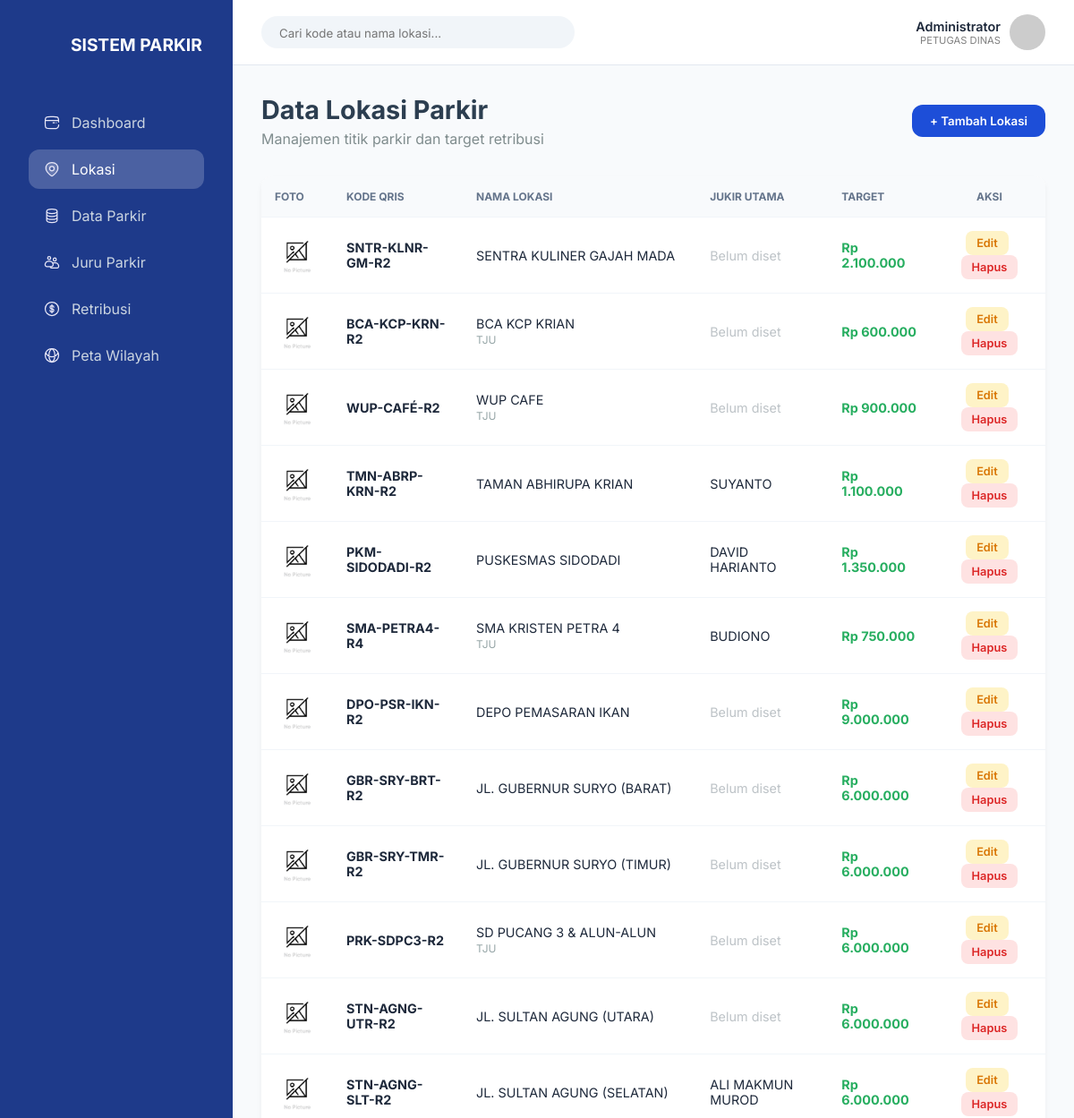
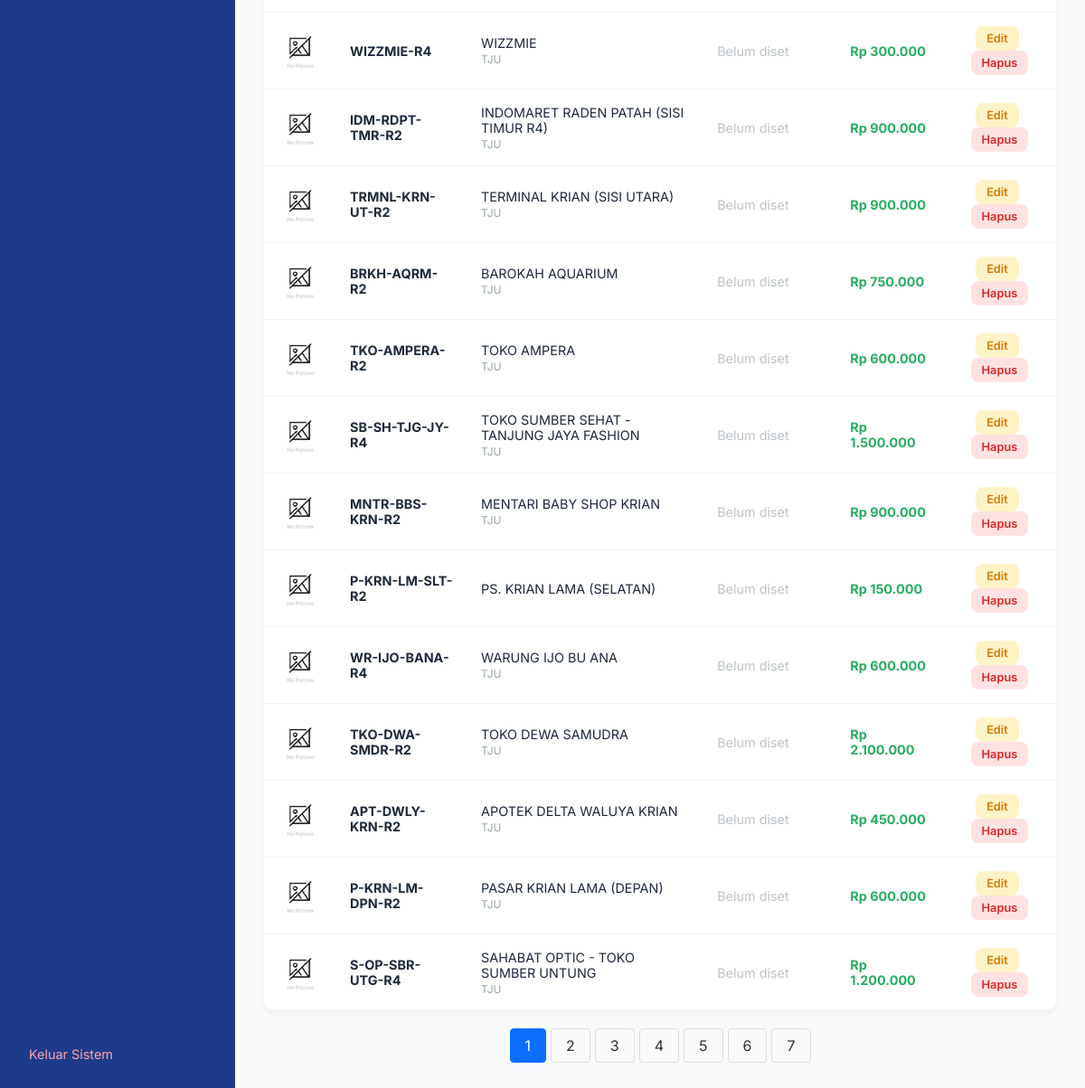
/lokasi.php, run on the app's committed database (2 pictures, top to bottom).
### tables this page shows
CREATE TABLE `lokasi` (
  `id` int(11) NOT NULL,
  `kode_qris` varchar(50) DEFAULT NULL,
  `nama_lokasi` varchar(255) DEFAULT NULL,
  `titik_parkir` enum('TJU','TPK') DEFAULT NULL COMMENT 'TJU: Tepi Jalan Umum, TPK: Tempat Khusus Parkir',
  `nominal_retribusi` decimal(10,2) DEFAULT NULL,
  `target_bulanan` decimal(15,2) DEFAULT NULL,
  `terbilang_target` text DEFAULT NULL,
  `foto` varchar(255) DEFAULT NULL,
  `latitude` decimal(10,8) DEFAULT NULL,
  `longitude` decimal(11,8) DEFAULT NULL,
  `created_at` timestamp NOT NULL DEFAULT current_timestamp()
);

CREATE TABLE `jukir_utama` (
  `id` int(11) NOT NULL,
  `no_spmt` varchar(50) DEFAULT NULL,
  `nik` varchar(20) DEFAULT NULL,
  `nama_lengkap` varchar(150) DEFAULT NULL,
  `ttl` varchar(100) DEFAULT NULL,
  `alamat` text DEFAULT NULL,
  `no_telp` varchar(20) DEFAULT NULL,
  `id_lokasi` int(11) DEFAULT NULL
);

### lokasi.php (the view, shortened to what this page needs)
<?php
include 'config/auth.php';
$limit = 25;
$page = isset($_GET['page']) ? (int) $_GET['page'] : 1;
$offset = ($page - 1) * $limit;
$total_result = mysqli_query($conn, "SELECT COUNT(*) AS total FROM lokasi");
$total_row = mysqli_fetch_assoc($total_result)['total'];
$total_pages = ceil($total_row / $limit);
$sql = "SELECT
            lokasi.*,
            jukir_utama.nama_lengkap AS nama_jukir
        FROM lokasi
        LEFT JOIN jukir_utama ON lokasi.id = jukir_utama.id_lokasi
        ORDER BY lokasi.id DESC
        LIMIT $offset, $limit";
$result = mysqli_query($conn, $sql);
?>
<!DOCTYPE html>
<html lang="id">
<?php include 'components/header.php'; ?>
<body>
    <?php include 'components/sidebar.php'; ?>
    <div class="main-content" style="flex: 1;">
        <?php include 'components/navbar.php'; ?>
        <div class="container" style="padding: 2rem;">
            <div style="display: flex; justify-content: space-between; align-items: center; margin-bottom: 2rem;">
                <div>
                    <h1 style="font-size: 1.8rem; color: #2c3e50; margin: 0;">Data Lokasi Parkir</h1>
                    <p style="color: #7f8c8d; margin-top: 5px;">Manajemen titik parkir dan target retribusi</p>
                </div>
                <button class="btn-primary" onclick="openTambahModal()">+ Tambah Lokasi</button>
            </div>
            <div class="table-container"
                style="background: #fff; border-radius: 12px; box-shadow: 0 4px 6px rgba(0,0,0,0.05); overflow: hidden;">
                <table style="width: 100%; border-collapse: collapse;">
                    <thead style="background: #f8f9fa;">
                        <tr>
                            <th style="padding: 15px; text-align: left;">Foto</th>
                            <th style="padding: 15px; text-align: left;">Kode QRIS</th>
                            <th style="padding: 15px; text-align: left;">Nama Lokasi</th>
                            <th style="padding: 15px; text-align: left;">Jukir Utama</th>
                            <th style="padding: 15px; text-align: left;">Target</th>
                            <th style="padding: 15px; text-align: center;">Aksi</th>
                        </tr>
                    </thead>
                    <tbody>
                        <?php if (mysqli_num_rows($result) > 0): ?>
                            <?php while ($row = mysqli_fetch_assoc($result)): ?>
                                <tr style="border-top: 1px solid #eee;">
                                    <td style="padding: 15px;">
                                        <?php
                                        $foto = !empty($row['foto']) ? 'assets/img/lokasi/' . $row['foto'] : 'assets/img/no-image.jpg';
                                        ?>
                                        <img src="<?= $foto ?>"
                                            style="width: 50px; height: 50px; object-fit: cover; border-radius: 8px;">
                                    </td>
                                    <td style="padding: 15px; font-weight: bold;"><?= $row['kode_qris'] ?></td>
                                    <td style="padding: 15px;">
                                        <?= $row['nama_lokasi'] ?><br>
                                        <small style="color: #95a5a6;"><?= $row['titik_parkir'] ?></small>
                                    </td>
                                    <td style="padding: 15px;">
                                        <?= $row['nama_jukir'] ?? '<span style="color:#bdc3c7">Belum diset</span>' ?>
                                    </td>
                                    <td style="padding: 15px; color: #27ae60; font-weight: bold;">
                                        Rp <?= number_format($row['target_bulanan'], 0, ',', '.') ?>
                                    </td>
                                    <td style="padding: 15px; text-align: center;">
                                        <button class="btn-action btn-edit"
                                            onclick='openEditModal(<?= json_encode($row) ?>)'>Edit</button>
                                        <a href="store/hapus_lokasi.php?id=<?= $row['id'] ?>" class="btn-action btn-delete"
                                            onclick="return confirm('Hapus lokasi ini?')">Hapus</a>
                                    </td>
                                </tr>
                            <?php endwhile; ?>
                        <?php endif; ?>
                    </tbody>
                </table>
            </div>
            <div class="pagination">
                <?php for ($i = 1; $i <= $total_pages; $i++): ?>
                    <a href="?page=<?= $i ?>" class="<?= ($page == $i) ? 'active' : '' ?>">
                        <?= $i ?>
                    </a>
                <?php endfor; ?>
            </div>
        </div>
    </div>
                    <link rel="stylesheet" href="https://unpkg.com/leaflet@1.9.4/dist/leaflet.css" />
</body>
</html>

### components/header.php (shortened to what this page needs)
<head>
    <link rel="stylesheet" href="../assets/css/style.css">
    <link rel="stylesheet" href="https://cdn.jsdelivr.net">
    <link rel="stylesheet" href="https://unpkg.com/leaflet@1.9.4/dist/leaflet.css" />
</head>

### components/sidebar.php
<?php
$current_page = basename($_SERVER['PHP_SELF']);
?>
<aside class="sidebar">
    <div class="logo-section">
        <div
            style="background-image: url('https://upload.wikimedia.org/wikipedia/commons/thumb/8/8a/Logo_of_the_Ministry_of_Transportation_of_the_Republic_of_Indonesia.svg/960px-Logo_of_the_Ministry_of_Transportation_of_the_Republic_of_Indonesia.svg.png'); background-size: contain; background-repeat: no-repeat; width: 35px; height: 35px; border-radius: 8px;">
        </div>
        <span>SISTEM PARKIR</span>
    </div>
    <ul class="nav-menu">
        <li class="nav-item">
            <a href="../index.php" class="nav-link <?= ($current_page == 'index.php') ? 'active' : ''; ?>">
                <img src="../assets/icons/dashboard.svg" class="nav-icon">
                <span>Dashboard</span>
            </a>
        </li>
        <li class="nav-item">
            <a href="../lokasi.php" class="nav-link <?= ($current_page == 'lokasi.php') ? 'active' : ''; ?>">
                <img src="../assets/icons/location.svg" class="nav-icon">
                <span>Lokasi</span>
            </a>
        </li>
        <li class="nav-item">
            <a href="../parkir.php" class="nav-link <?= ($current_page == 'parkir.php') ? 'active' : ''; ?>">
                <img src="../assets/icons/data.svg" class="nav-icon">
                <span>Data Parkir</span>
            </a>
        </li>
        <li class="nav-item">
            <a href="../tukang-parkir.php"
                class="nav-link <?= ($current_page == 'tukang-parkir.php') ? 'active' : ''; ?>">
                <img src="../assets/icons/juru-parkir.svg" class="nav-icon">
                <span>Juru Parkir</span>
            </a>
        </li>
        <li class="nav-item">
            <a href="../retribusi.php" class="nav-link <?= ($current_page == 'retribusi.php') ? 'active' : ''; ?>">
                <img src="../assets/icons/retribusi.svg" class="nav-icon">
                <span>Retribusi</span>
            </a>
        </li>
        <li class="nav-item">
            <a href="../peta.php" class="nav-link <?= ($current_page == 'peta.php') ? 'active' : ''; ?>">
                <img src="../assets/icons/peta.svg" class="nav-icon">
                <span>Peta Wilayah</span>
            </a>
        </li>
    </ul>
    <div style="margin-top: auto;">
        <a href="../auth/logout.php" style="color: #fda4af; text-decoration: none; font-size: 0.9rem;">Keluar Sistem</a>
    </div>
</aside>

### components/navbar.php
<header class="header">
    <div class="search-bar">
        <input type="text" placeholder="Cari kode atau nama lokasi...">
    </div>
    <div class="user-profile" style="display: flex; align-items: center; gap: 10px;">
        <div style="text-align: right;">
            <div style="font-weight: 600; font-size: 0.9rem;">Administrator</div>
            <div style="font-size: 0.7rem; color: gray;">PETUGAS DINAS</div>
        </div>
        <img src="https://ui-avatars.com/api/?name=Admin" style="width: 40px; border-radius: 50%;">
    </div>
</header>

### assets/css/style.css (style rules this page uses)
:root { --primary: #1d4ed8; --primary-dark: #1e40af; --sidebar-bg: #1e3a8a; --bg-light: #f8fafc; --text-main: #1e293b; --text-muted: #64748b; --white: #ffffff; --shadow: 0 4px 6px -1px rgb(0 0 0 / 0.1), 0 2px 4px -2px rgb(0 0 0 / 0.1); }
* { margin: 0; padding: 0; box-sizing: border-box; font-family: 'Inter', sans-serif; }
body { background-color: var(--bg-light); display: flex; color: var(--text-main); }
.sidebar { width: 260px; background-color: var(--sidebar-bg); min-height: 100vh; color: var(--white); padding: 2rem; display: flex; flex-direction: column; }
.logo-section { display: flex; align-items: center; gap: 12px; margin-bottom: 3rem; font-weight: bold; font-size: 1.2rem; }
.nav-menu { list-style: none; flex-grow: 1; }
.nav-item { margin-bottom: 0.5rem; }
.nav-link { display: flex; align-items: center; gap: 12px; padding: 12px 16px; color: #cbd5e1; text-decoration: none; border-radius: 12px; transition: 0.3s; }
.nav-link:hover, .nav-link.active { background-color: rgba(255, 255, 255, 0.2); color: white; }
.nav-icon { width: 20px; height: 20px; object-fit: contain; }
.main-content { flex-grow: 1; }
.header { background: var(--white); padding: 1rem 2rem; display: flex; justify-content: space-between; align-items: center; border-bottom: 1px solid #e2e8f0; }
.search-bar { background: #f1f5f9; border-radius: 50px; padding: 8px 20px; width: 350px; }
.search-bar input { border: none; background: transparent; outline: none; width: 100%; }
.container { padding: 2rem; }
.table-container { background: var(--white); border-radius: 24px; overflow: hidden; box-shadow: var(--shadow); }
table { width: 100%; border-collapse: collapse; }
th { background: #f8fafc; padding: 15px 20px; text-align: left; font-size: 0.75rem; text-transform: uppercase; color: var(--text-muted); }
td { padding: 15px 20px; border-top: 1px solid #f1f5f9; font-size: 0.9rem; }
.btn-primary { background: var(--primary); color: white; padding: 10px 20px; border-radius: 12px; border: none; cursor: pointer; font-weight: 600; }
.btn-action { padding: 6px 12px; border-radius: 8px; font-size: 0.8rem; cursor: pointer; border: none; font-weight: 600; transition: 0.2s; text-decoration: none; display: inline-block; }
.btn-edit { background: #fef3c7; color: #d97706; margin-right: 5px; }
.btn-delete { background: #fee2e2; color: #dc2626; }
.pagination { display: flex; gap: 5px; margin-top: 20px; justify-content: center; }
.pagination a { padding: 8px 16px; border: 1px solid #ddd; text-decoration: none; color: #333; border-radius: 4px; }
.pagination a.active { background-color: #0d6efd; color: white; border-color: #0d6efd; }

### data on the page
lokasi: kode_qris "SNTR-KLNR-GM-R2", nama_lokasi "SENTRA KULINER GAJAH MADA", nama_jukir "Belum diset", target_bulanan "2.100.000"
lokasi: kode_qris "BCA-KCP-KRN-R2", nama_lokasi "BCA KCP KRIAN", titik_parkir "TJU", nama_jukir "Belum diset", target_bulanan "600.000"
lokasi: kode_qris "WUP-CAFÉ-R2", nama_lokasi "WUP CAFE", titik_parkir "TJU", nama_jukir "Belum diset", target_bulanan "900.000"
jukir_utama: id_lokasi.kode_qris "TMN-ABRP-KRN-R2", id_lokasi.nama_lokasi "TAMAN ABHIRUPA KRIAN", nama_lengkap "SUYANTO", id_lokasi.target_bulanan "1.100.000"
jukir_utama: id_lokasi.kode_qris "PKM-SIDODADI-R2", id_lokasi.nama_lokasi "PUSKESMAS SIDODADI", nama_lengkap "DAVID HARIANTO", id_lokasi.target_bulanan "1.350.000"
jukir_utama: id_lokasi.kode_qris "SMA-PETRA4-R4", id_lokasi.nama_lokasi "SMA KRISTEN PETRA 4", id_lokasi.titik_parkir "TJU", nama_lengkap "BUDIONO", id_lokasi.target_bulanan "750.000"
lokasi: kode_qris "DPO-PSR-IKN-R2", nama_lokasi "DEPO PEMASARAN IKAN", nama_jukir "Belum diset", target_bulanan "9.000.000"
lokasi: kode_qris "GBR-SRY-BRT-R2", nama_lokasi "JL. GUBERNUR SURYO (BARAT)", nama_jukir "Belum diset", target_bulanan "6.000.000"
lokasi: kode_qris "GBR-SRY-TMR-R2", nama_lokasi "JL. GUBERNUR SURYO (TIMUR)", nama_jukir "Belum diset", target_bulanan "6.000.000"
lokasi: kode_qris "PRK-SDPC3-R2", nama_lokasi "SD PUCANG 3 & ALUN-ALUN", titik_parkir "TJU", nama_jukir "Belum diset", target_bulanan "6.000.000"
lokasi: kode_qris "STN-AGNG-UTR-R2", nama_lokasi "JL. SULTAN AGUNG (UTARA)", nama_jukir "Belum diset", target_bulanan "6.000.000"
jukir_utama: id_lokasi.kode_qris "STN-AGNG-SLT-R2", id_lokasi.nama_lokasi "JL. SULTAN AGUNG (SELATAN)", nama_lengkap "ALI MAKMUN MUROD", id_lokasi.target_bulanan "6.000.000"
lokasi: kode_qris "WIZZMIE-R4", nama_lokasi "WIZZMIE", titik_parkir "TJU", nama_jukir "Belum diset", target_bulanan "300.000"
lokasi: kode_qris "IDM-RDPT-TMR-R2", nama_lokasi "INDOMARET RADEN PATAH (SISI TIMUR R4)", titik_parkir "TJU", nama_jukir "Belum diset", target_bulanan "900.000"
lokasi: kode_qris "TRMNL-KRN-UT-R2", nama_lokasi "TERMINAL KRIAN (SISI UTARA)", titik_parkir "TJU", nama_jukir "Belum diset", target_bulanan "900.000"
lokasi: kode_qris "BRKH-AQRM-R2", nama_lokasi "BAROKAH AQUARIUM", titik_parkir "TJU", nama_jukir "Belum diset", target_bulanan "750.000"
lokasi: kode_qris "TKO-AMPERA-R2", nama_lokasi "TOKO AMPERA", titik_parkir "TJU", nama_jukir "Belum diset", target_bulanan "600.000"
lokasi: kode_qris "SB-SH-TJG-JY-R4", nama_lokasi "TOKO SUMBER SEHAT - TANJUNG JAYA FASHION", titik_parkir "TJU", nama_jukir "Belum diset", target_bulanan "1.500.000"
lokasi: kode_qris "MNTR-BBS-KRN-R2", nama_lokasi "MENTARI BABY SHOP KRIAN", titik_parkir "TJU", nama_jukir "Belum diset", target_bulanan "900.000"
lokasi: kode_qris "P-KRN-LM-SLT-R2", nama_lokasi "PS. KRIAN LAMA (SELATAN)", nama_jukir "Belum diset", target_bulanan "150.000"
lokasi: kode_qris "WR-IJO-BANA-R4", nama_lokasi "WARUNG IJO BU ANA", titik_parkir "TJU", nama_jukir "Belum diset", target_bulanan "600.000"
lokasi: kode_qris "TKO-DWA-SMDR-R2", nama_lokasi "TOKO DEWA SAMUDRA", titik_parkir "TJU", nama_jukir "Belum diset", target_bulanan "2.100.000"
lokasi: kode_qris "APT-DWLY-KRN-R2", nama_lokasi "APOTEK DELTA WALUYA KRIAN", titik_parkir "TJU", nama_jukir "Belum diset", target_bulanan "450.000"
lokasi: kode_qris "P-KRN-LM-DPN-R2", nama_lokasi "PASAR KRIAN LAMA (DEPAN)", titik_parkir "TJU", nama_jukir "Belum diset", target_bulanan "600.000"
lokasi: kode_qris "S-OP-SBR-UTG-R4", nama_lokasi "SAHABAT OPTIC - TOKO SUMBER UNTUNG", titik_parkir "TJU", nama_jukir "Belum diset", target_bulanan "1.200.000"
